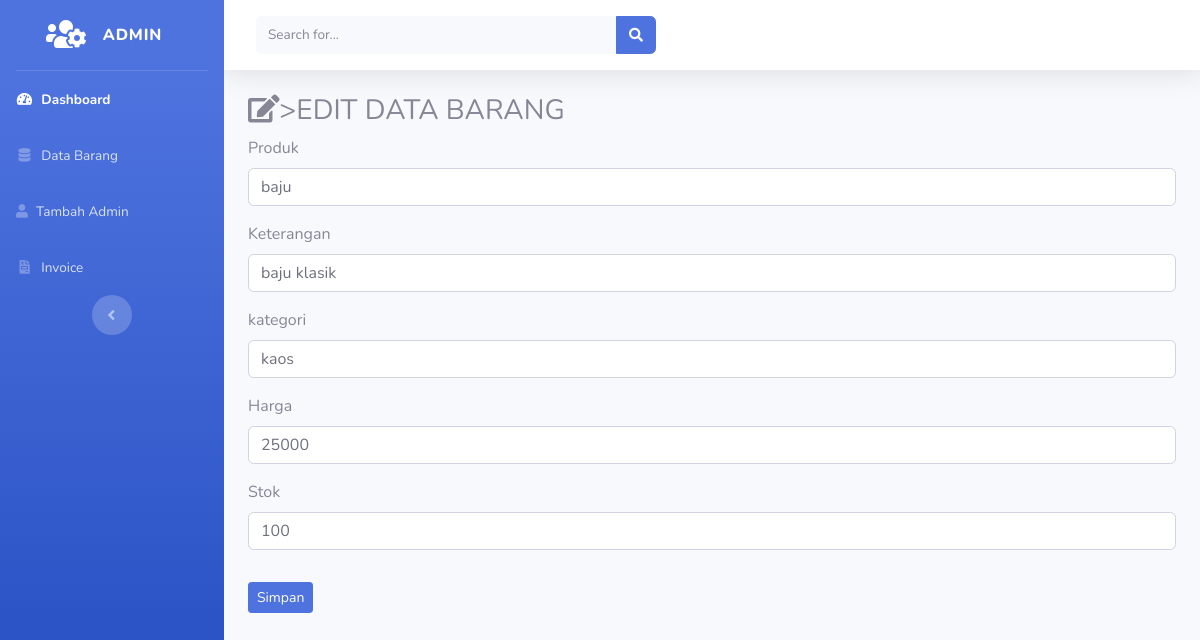
The app's page /admin/data_barang/edit/2 with its own data.
### tables this page shows
CREATE TABLE `produk` (
  `id_produk` int NOT NULL,
  `produk` varchar(150) NOT NULL,
  `keterangan` varchar(1000) NOT NULL,
  `kategori` varchar(500) NOT NULL,
  `harga` int NOT NULL,
  `stok` int NOT NULL,
  `gambar` text NOT NULL
);

### application/controllers/admin/Data_barang.php (called while the page is built, shortened)
<?php
class Data_barang extends CI_Controller{
    public function __construct()
    {
            $this->load->model('Model_produk');
    }
    public function edit($id){
        $where = array('id_produk' =>$id);
        $data['barang'] = $this->Model_produk->edit_barang($where, 'produk')->result();
        $this->load->view('templates_admin/header');
        $this->load->view('templates_admin/sidebar');
        $this->load->view('admin/edit_barang', $data);
        $this->load->view('templates_admin/footer');
    }
}

### index.php (called while the page is built, shortened)
<?php
require_once BASEPATH.'core/CodeIgniter.php';

### application/models/Model_produk.php (called while the page is built, shortened)
<?php
class Model_produk extends CI_Model{
    public function edit_barang($where,$table){
        return $this->db->get_where($table,$where);
    }
}

### application/views/admin/edit_barang.php (the view, shortened to what this page needs)
<div class="container-fluid">
	<h3><i class="fas fa-edit"></i>></i>EDIT DATA BARANG</h3>
	<?php foreach($barang as $brg) : ?>
		<form method="post" action="<?php echo base_url().'admin/data_barang/update' ?>">
			<div class="form-group">
				<label>Produk</label>
				<input type="text" name="produk" class="form-control" value="<?php echo $brg->produk ?>">
			</div>
			<div class="form-group">
				<label>Keterangan</label>
				<input type="text" name="keterangan" class="form-control" value="<?php echo $brg->keterangan ?>">
			</div>
			<div class="form-group">
				<label>kategori</label>
				<input type="text" name="kategori" class="form-control" value="<?php echo $brg->kategori ?>">
			</div>
			<div class="form-group">
				<label>Harga</label>
				<input type="text" name="harga" class="form-control" value="<?php echo $brg->harga ?>">
			</div>
			<div class="form-group">
				<label>Stok</label>
				<input type="text" name="stok" class="form-control" value="<?php echo $brg->stok ?>">
			</div>
			<button type="submit" class="btn btn-primary btn-sm mt-3"> Simpan</button>
		</form>
	<?php endforeach; ?>
</div>

### records on screen
produk: produk "baju", keterangan "baju klasik", kategori "kaos", harga "25000", stok "100"
